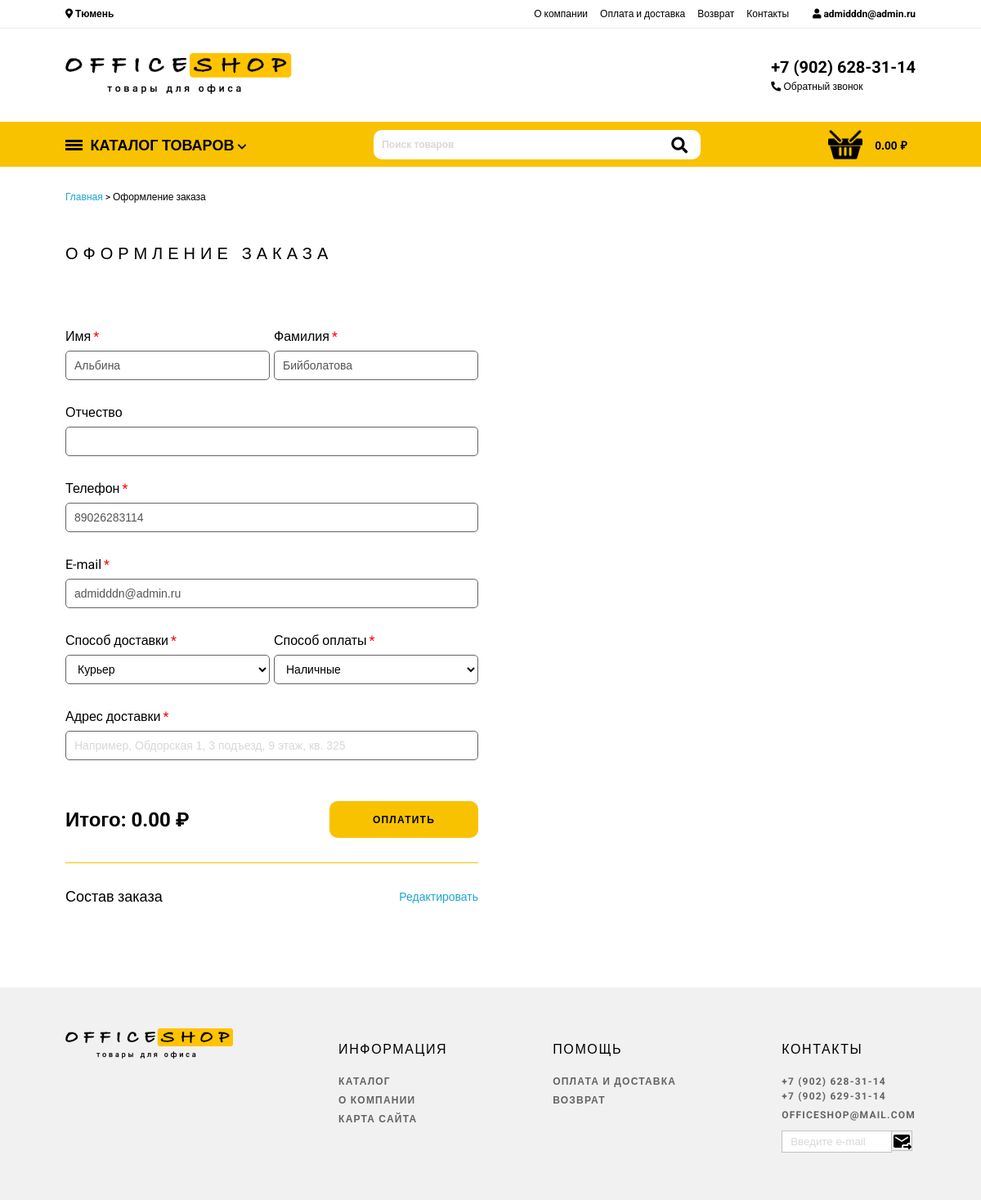
/cart.php (signed in), run on the app's committed database.
### tables this page shows
CREATE TABLE `Users` (
  `id_user` int(10) UNSIGNED NOT NULL,
  `name` varchar(255) NOT NULL,
  `surname` varchar(255) NOT NULL,
  `patronymic` varchar(255) DEFAULT NULL,
  `email` varchar(255) NOT NULL,
  `password` varchar(255) NOT NULL,
  `telephone` varchar(255) NOT NULL,
  `adress` varchar(255) DEFAULT NULL,
  `role` varchar(10) DEFAULT NULL
);

### cart.php (the view, shortened to what this page needs)
<?php
    $cart_email = $_SESSION['user_email'];
?>
<!DOCTYPE html>
<html lang="en">
<head>
    <link rel="stylesheet" href="https://cdnjs.cloudflare.com/ajax/libs/font-awesome/5.12.1/css/all.min.css">
    <link rel="stylesheet" href="./css/style.css">
</head>
<body>
<?php include("./templates/_cart.php"); ?>
<?php include("./templates/_header.php"); ?>
    <section class="cart__section">
        <div class="container">
            <div class="hleb">
                <a href="./index.php" class="link">Главная</a>
                    > Оформление заказа
            </div>
            <div class="heading">
                Оформление заказа
            </div>
            <?php
            $sql = "SELECT * FROM Users WHERE `email` = '$cart_email'";
            $result = $db->query($sql);
            $users = $result->fetchAll(PDO::FETCH_ASSOC);
            foreach ($users as $user) {
            ?>
            <form class="form__reg-avt" method="POST" action="https://money.yandex.ru/quickpay/confirm.xml">
                <div class="form__reg-avt-block">
                    <div class="form__reg-avt-block1">
                        <p class="form__wrapper-parag">Имя<span class="star">*</span></p>
                        <input type="text" name="cart_name" value="<?php echo($user["name"]); ?>" class="form__input3" disabled>
                    </div>
                    <div class="form__reg-avt-block1">
                        <p class="form__wrapper-parag">Фамилия<span class="star">*</span></p>
                        <input type="text" name="cart_surname" class="form__input3" disabled value="<?php echo($user["surname"]); ?>">
                    </div>
                </div>
                <p class="form__wrapper-parag">Отчество</p>
                <input type="text" name="cart_patronymic" class="form__input2" value="<?php echo($user["patronymic"]); ?>" disabled>
                <p class="form__wrapper-parag">Телефон<span class="star">*</span></p>
                <input type="tel" name="cart_telephone" class="form__input2" value="<?php echo($user["telephone"]); ?>" disabled>
                <p class="form__wrapper-parag">E-mail<span class="star">*</span></p>
                <input type="name" name="cart_email" class="form__input2" value="<?php echo($user["email"]); ?>" disabled>
                <div class="form__reg-avt-block">
                    <div class="form__reg-avt-block1">
                        <p class="form__wrapper-parag">Способ доставки<span class="star">*</span></p>
                            <select class="form__input3" name="cart_dost" id="">
                                <option value="">Курьер</option>
                            </select>
                    </div>
                    <div class="form__reg-avt-block1">
                        <p class="form__wrapper-parag">Способ оплаты<span class="star">*</span></p>
                            <select class="form__input3" name="paymentType"">
                                <option value="">Наличные</option>
                            </select>
                    </div>
                </div>
                    <p class="form__wrapper-parag">Адрес доставки<span class="star">*</span></p>
                    <input type="name" name="adress" class="form__input2" placeholder="Например, Обдорская 1, 3 подъезд, 9 этаж, кв. 325" value="<?php echo($user["adress"]); ?>" required>
                    <div class="cart__itog">
                    <div class="cart__itog-price">
                        Итого: <?php echo number_format($total, 2); ?> ₽
                    </div>
                    <input class="btn" name="submit" type="submit" value="Оплатить">
                </div>
            </form>
            <?php
                    }
            ?>
            <div class="cart__line"></div>
            <div class="cart__itog-block">
                <div class="cart__itog__block-head">
                    Состав заказа
                </div>
                <div onclick="show__cart('visible')" class="cart__itog__block-red">
                    Редактировать
                </div>
            </div>
        </div>
    </section>
    <?php include("./templates/_footer.php"); ?>
</body>
</html>

### css/style.css (style rules this page uses)
* { box-sizing: border-box; }
body { margin: 0; padding: 0; font-family: 'Roboto', sans-serif; }
.container { width: 1040px; margin: 0 auto; }
::placeholder { color: #DAD7D7; }
.btn { width: 182px; height: 45px; background: #F9C200; border-radius: 10px; display: flex; align-items: center; justify-content: center; border: none; color: #000; text-decoration: none; font-weight: 700; font-size: 12px; letter-spacing: 0.1em; text-transform: uppercase; outline: none; cursor: pointer; }
.form__wrapper-parag { margin-top: 30px; margin-bottom: 8px; }
.star { margin-left: 3px; color: red; }
.hleb { margin-top: 30px; font-size: 12px; }
.link { text-decoration: none; color: #1CA6D1; }
.heading { margin-top: 50px; margin-bottom: 50px; text-transform: uppercase; font-size: 20px; letter-spacing: 0.3em; }
.form__input2 { font-size: 14px; padding: 5px 10px; outline: none; width: 505px; height: 36px; background: #FFFFFF; border: 1px solid #646363; border-radius: 5px; }
.form__input3 { font-size: 14px; padding: 5px 10px; outline: none; width: 250px; height: 36px; background: #FFFFFF; border: 1px solid #646363; border-radius: 5px; margin-right: 5px; }
.form__reg-avt-block { display: flex; }
.cart__itog { margin-top: 50px; width: 505px; display: flex; justify-content: space-between; align-items: center; }
.cart__itog-price { font-weight: 700; font-size: 24px; }
.cart__line { margin-top: 30px; width: 505px; border-bottom: 1px solid #F9C200; }
.cart__itog-block { width: 505px; margin-top: 30px; display: flex; justify-content: space-between; align-items: center; }
.cart__itog__block-head { font-size: 18px; }
.cart__itog__block-red { cursor: pointer; font-size: 14px; color: #1CA6D1; }

### data on the page
users: cart_name "Альбина", cart_surname "Бийболатова", cart_telephone "89026283114", cart_email "admidddn@admin.ru"

### other printed values
$_SESSION['user_email'] "admidddn@admin.ru"
$total "0.00"
